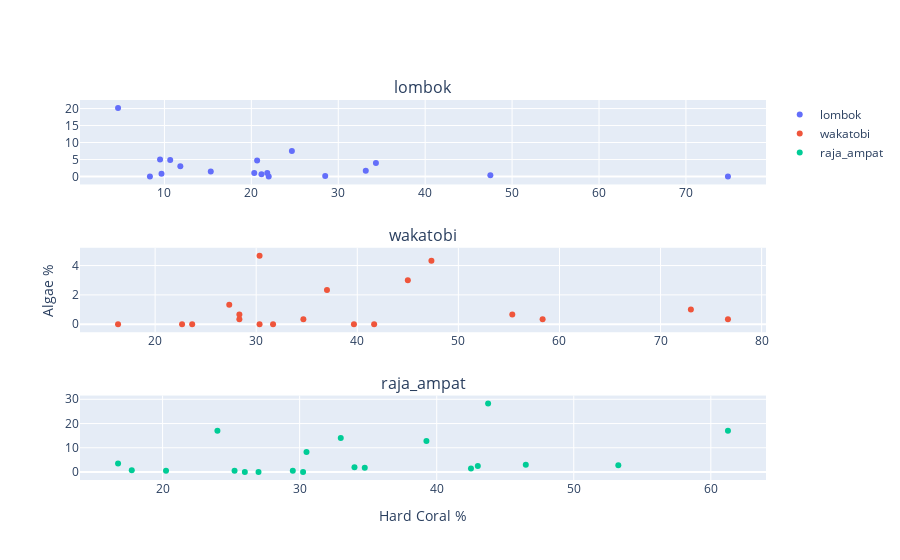

Notebook source saved alongside this figure:
### Markdown cell above
Using plotly express allows us to specify a color palette for continuous or discrete data. You can use https://plotly.com/python/discrete-color/ to find more color palette options available in plotly.

### Code cell
# Get unique regions from the 'region' column
unique_regions = drivers_data['region'].unique()

# Create subplots with one subplot for each region
fig = sp.make_subplots(rows=len(unique_regions), cols=1, subplot_titles=unique_regions)

# Loop through each unique region and create a scatter plot for it
for i, region in enumerate(unique_regions, start=1):
    region_data = drivers_data[drivers_data['region'] == region]
    
    scatter = go.Scatter(
        x=region_data['hard_coral'],
        y=region_data['algae'],
        mode='markers',
        name=region,
        text=region_data['region']
    )
    
    fig.add_trace(scatter, row=i, col=1)


# Set the axis labels for the center subplot
    fig.update_xaxes(title_text='Hard Coral %', row=3, col=1)
    fig.update_yaxes(title_text='Algae %', row=2, col=1)
        
# Show the chart
fig.show()

### Figure 1 — Plotly figure (JSON) as saved in the notebook; plotly's stock layout.template omitted (floating-point values rounded to 4 significant figures)
{"data": [{"mode": "markers", "name": "lombok", "text": ["lombok", "lombok", "lombok", "lombok", "lombok", "lombok", "lombok", "lombok", "lombok", "lombok", "lombok", "lombok", "lombok", "lombok", "lombok", "lombok", "lombok", "lombok"], "type": "scatter", "x": [20.67, 21.17, 15.33, 33.17, 10.67, 34.33, 28.5, 8.333, 9.667, 4.667, 9.5, 22, 47.5, 74.83, 21.83, 20.33, 11.83, 24.67], "xaxis": "x", "y": [4.667, 0.6667, 1.5, 1.667, 4.833, 4, 0.1667, 0, 0.8333, 20.17, 5, 0, 0.3333, 0, 1, 1, 3, 7.5], "yaxis": "y"}, {"mode": "markers", "name": "wakatobi", "text": ["wakatobi", "wakatobi", "wakatobi", "wakatobi", "wakatobi", "wakatobi", "wakatobi", "wakatobi", "wakatobi", "wakatobi", "wakatobi", "wakatobi", "wakatobi", "wakatobi", "wakatobi", "wakatobi", "wakatobi", "wakatobi", "wakatobi"], "type": "scatter", "x": [28.33, 34.67, 31.67, 23.67, 55.33, 45, 47.33, 58.33, 30.33, 37, 73, 41.67, 16.33, 22.67, 27.33, 28.33, 30.33, 39.67, 76.67], "xaxis": "x2", "y": [0.6667, 0.3333, 0, 0, 0.6667, 3, 4.333, 0.3333, 0, 2.333, 1, 0, 0, 0, 1.333, 0.3333, 4.667, 0, 0.3333], "yaxis": "y2"}, {"mode": "markers", "name": "raja_ampat", "text": ["raja_ampat", "raja_ampat", "raja_ampat", "raja_ampat", "raja_ampat", "raja_ampat", "raja_ampat", "raja_ampat", "raja_ampat", "raja_ampat", "raja_ampat", "raja_ampat", "raja_ampat", "raja_ampat", "raja_ampat", "raja_ampat", "raja_ampat", "raja_ampat", "raja_ampat", "raja_ampat"], "type": "scatter", "x": [43, 25.25, 34.75, 46.5, 27, 26, 34, 29.5, 33, 39.25, 61.25, 30.5, 53.25, 30.25, 42.5, 43.75, 20.25, 17.75, 16.75, 24], "xaxis": "x3", "y": [2.5, 0.5, 1.75, 3, 0, 0, 2, 0.5, 14, 12.75, 17, 8.25, 2.75, 0, 1.5, 28.25, 0.5, 0.75, 3.5, 17], "yaxis": "y3"}], "layout": {"annotations": [{"font": {"size": 16}, "showarrow": false, "text": "lombok", "x": 0.5, "xanchor": "center", "xref": "paper", "y": 1, "yanchor": "bottom", "yref": "paper"}, {"font": {"size": 16}, "showarrow": false, "text": "wakatobi", "x": 0.5, "xanchor": "center", "xref": "paper", "y": 0.6111, "yanchor": "bottom", "yref": "paper"}, {"font": {"size": 16}, "showarrow": false, "text": "raja_ampat", "x": 0.5, "xanchor": "center", "xref": "paper", "y": 0.2222, "yanchor": "bottom", "yref": "paper"}], "xaxis": {"anchor": "y", "domain": [0, 1]}, "xaxis2": {"anchor": "y2", "domain": [0, 1]}, "xaxis3": {"anchor": "y3", "domain": [0, 1], "title": {"text": "Hard Coral %"}}, "yaxis": {"anchor": "x", "domain": [0.7778, 1]}, "yaxis2": {"anchor": "x2", "domain": [0.3889, 0.6111], "title": {"text": "Algae %"}}, "yaxis3": {"anchor": "x3", "domain": [0, 0.2222]}}}
